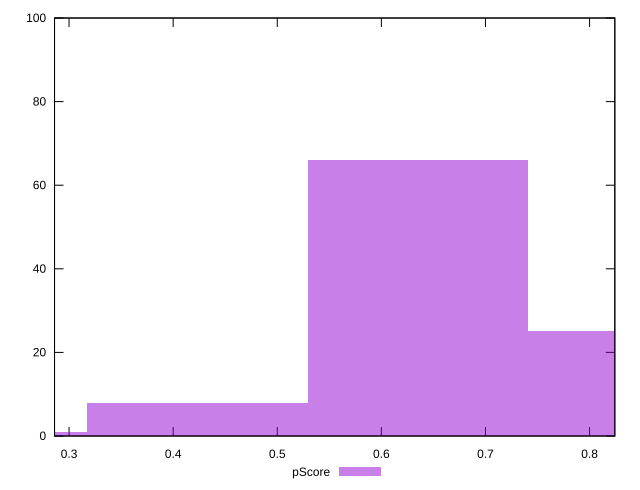

The gnuplot source for this figure:
reset

$pScore <<EOF
0.4232706011945829 8
0.6349059017918743 66
0.8465412023891657 25
0.21163530059729144 1
EOF

set key outside below
set boxwidth 0.21163530059729144
set xrange [0.28604957729316866:0.8242597177328815]
set yrange [0:100]
set trange [0:100]
set style fill transparent solid 0.5 noborder
set terminal svg size 640, 490 enhanced background rgb 'white'
set output "report_00009_2021-02-08T22-37-41.559Z/total-blocking-time/samples/pages/pScore/histogram.svg"

plot $pScore title "pScore" with boxes

reset
